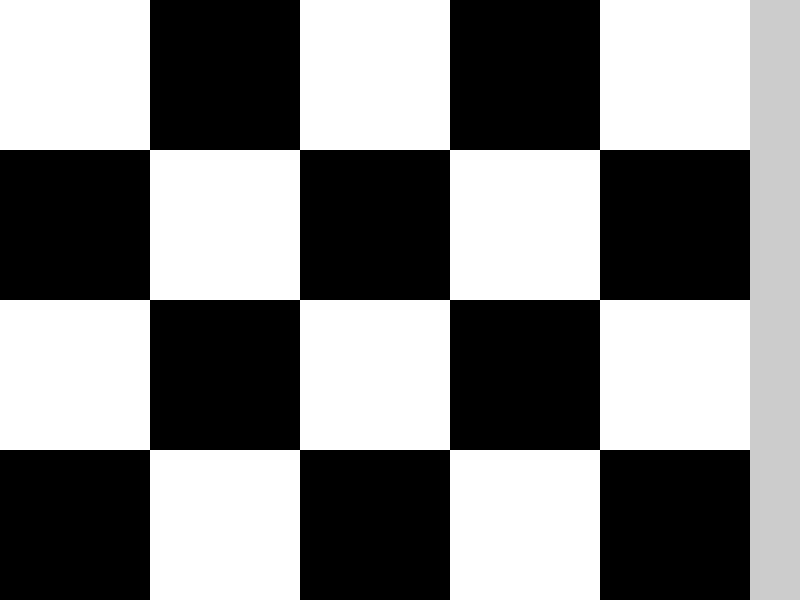
Frame 1 (no input)
Frame 60 (the mouse pressed at the canvas centre just before this capture): identical to frame 1, image omitted
Frame 120 (the mouse held since frame 60 and released just before this capture): identical to frame 1, image omitted

The Processing sketch that drew this single still picture (run headless with seeded random() and noise(); from frame 60 on, the mouse is pressed at the canvas centre):

// Processing sketch: chessboard_generator
// ── chessboard_generator.pde
int sideSize;
int colorCount;
color[] colors;

boolean chessboardBW;
void setup() {
  size(800, 600);
  sideSize = 150;
  chessboardBW = true;
  if(chessboardBW)
  {
   colorCount = 2;
  colors = new color[colorCount];
  colors[0] = color(255, 255, 255);
  colors[1] = color(0, 0, 0);
  }
  else
  {
  colorCount = 8;
  colors = new color[colorCount];
  colors[0] = color(0, 0, 0);
  colors[1] = color(255, 0, 0);
  colors[2] = color(255, 255, 0);
  colors[3] = color(0, 255, 0);
  colors[4] = color(0, 255, 255);
  colors[5] = color(0, 0, 255);
  colors[6] = color(255, 0, 255);  
  colors[7] = color(255, 255, 255);
  }
}

void draw() 
{

  for(int i = 0; i < width/sideSize; i++)
  {
    for(int j = 0; j < height/sideSize; j++)
    {
     noStroke();
     fill(colors[(i+j)%colorCount]);
     rect(i*sideSize, j*sideSize, sideSize, sideSize);
    }
  }
}

void keyPressed()
{
  
  save("chessboard.jpg");
}
